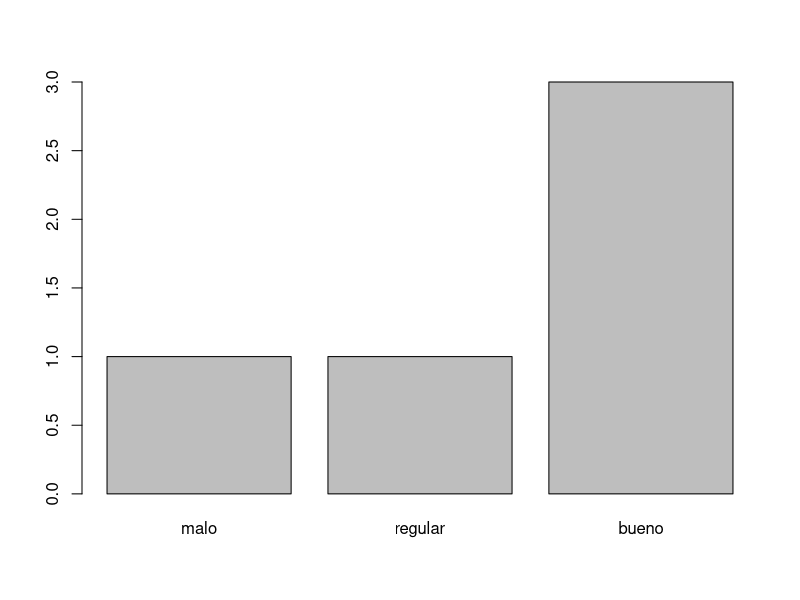
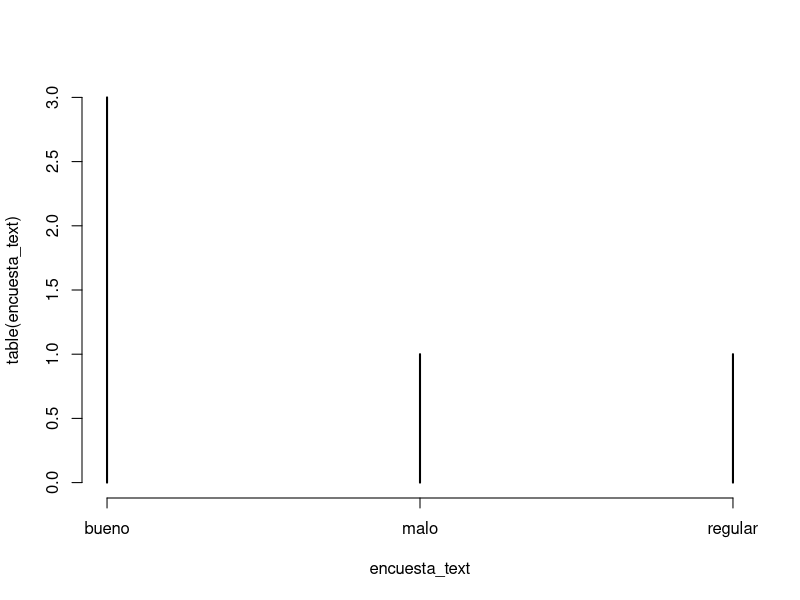

R code for these plots, in order: (Note: this script raises an error after producing the figures.)
#### R y R studio ----------------------------------
# Source
# Console
# Environment, global environment, History
# Files, Plots, Packages, Help, Viewer
# Barra de herramienta, aspecto y ayudas

# Comentarios
# Todo lo que estas viendo en estas priemras lineas
# es un comentario en el script.


# colisko_leandro@live.com.ar
# 1131900516
# 2477675616





### Todo en R es un Objeto  -----------------------
# Todo es un objeto en R
# R es literal
provincia_1 <- "Córdoba"
provincia_1


# Creamos un nuevo objeto
provincia_2 <- "La Rioja"

provincia_2

# Ahora un objeto numérico
anio_fundacion_cordoba <- 1573

#Ctrl + Enter: ayuda de teclado para ejecutar una instruccion

# Uno más
anio_fundacion_la_rioja <- 1591


#no se puede nombrar con espacios.
anio_de_fundacion_de_la_rioja_1591 <- 1591

provincia_1







### Operadores ------------------------------------

### Comparación -----------------------------------
# Igualdad (==)
provincia_1 == provincia_2


# Diferencia (!=)
provincia_1 != provincia_2


# Mayor (>)
10 > 5

# Mayor o igual (>=)
5  >= 20

# Menor (<)
3 < 100

# Menor o igual (<=)
6 <= 6

anio_fundacion_cordoba < anio_fundacion_la_rioja



#### Operadores aritméticos -----------------------

# Suma
2 + 2

# Resta
2 - 2

# División
2 / 2

# Multiplicación
2 * 2

# Potencia
2 ^ 2
2 ** 2

# Módulo
5 %% 2

# Tambien podemos hacer sobre objetos que ya hemos definido
a <- 20
b <- 30

a + b
a * b
a ^ b

c <- a / b 



### Operadores lógicos --------------------------
# Negación
!( provincia_1 == provincia_2 )
!FALSE

# Ó lógico para chequear entre dos condiciones (|)
(provincia_1 == provincia_2) | anio_fundacion_cordoba != anio_fundacion_la_rioja 



# Y lógico para chequear entre dos condiciones (&)
(provincia_1 == provincia_1) & anio_fundacion_cordoba != anio_fundacion_la_rioja 



# Tabla de verdad con operadores lógicos

# Negación
!TRUE
!FALSE

# Ó
TRUE  | TRUE
TRUE  | FALSE
FALSE | TRUE
FALSE | FALSE

# Y
TRUE  & TRUE
TRUE  & FALSE
FALSE & TRUE
FALSE & FALSE













# Tipos de datos ------------------------------

# Class para evaluar el tipo de dato
# Character
class(provincia_1)

# Numeric
class(anio_fundacion_cordoba)

# Creamos un tipo de dato lógico
compara <- provincia_1 == provincia_2

class(compara)

# Formas de declarar valores lógicos
TRUE
T
FALSE
F


# Un tipo de dato especial NA
NA



# Numeric: integer y float y double
# Character: character y factor
# logical


# factor
encuesta <- factor(c("bueno", "regular", "malo", "bueno", "bueno"), 
                levels = c("malo", "regular", "bueno"))

encuesta_text <- c("bueno", "regular", "malo", "bueno", "bueno")
class(encuesta)
class(encuesta_text)

plot(encuesta)
plot(table(encuesta_text))














#### Funciones -------------------------------------
notas_alumnes <- c(8, 7, 6, 9, 10, NA)

notas_alumnes

# Evaluando las estadisticas descriptivas de nota_alumnes
# Promedio del curso
mean(x = notas_alumnes)

mean(notas_alumnes, na.rm = TRUE)

# Suma de las notas
sum(notas_alumnes, na.rm=T)

# Mediana
median(notas_alumnes, na.rm=TRUE)

# Desvio estandar
sd(notas_alumnes, na.rm=TRUE)

# Varianza
var(notas_alumnes, na.rm=TRUE)

# Percentil 90
quantile(notas_alumnes, na.rm = TRUE)
quantile(notas_alumnes, na.rm = TRUE, probs = c(0.05, 0.95))
quantile(notas_alumnes)




#### Ayudas --------------------------------------
# conocer los argumentos de una funcion
args(lm)

# Con signo de pregunta
?sum

# llamando a la funcion help
help('lm')

# Pedir un ejemplo
example('sum')


# Sino tambien podemos reccurrir a google
# https://stackoverflow.com/
# Siempre es un gran lugar







# Trabajar con el enviroment -------------------------------

# leer los objetos que tengo en el ambiente de trabajo
ls()

rm("b")

# eliminar los objetos
rm(list = ls())

#Asegurarme que los eliminé
ls()











# Ejecicio
iris <- iris

# Vectores
Sepal.Length <- iris$Sepal.Length
Sepal.Width <- iris$Sepal.Width
Petal.Length <- iris$Petal.Length
Petal.Width <- iris$Petal.Width

# Invesitigar de que se trata cada una de las variables del dataset iris
# Obtener todas las medidas de estadística descriptiva para cada una de las variables
# Comentar sobre los resultados obtenidos.








